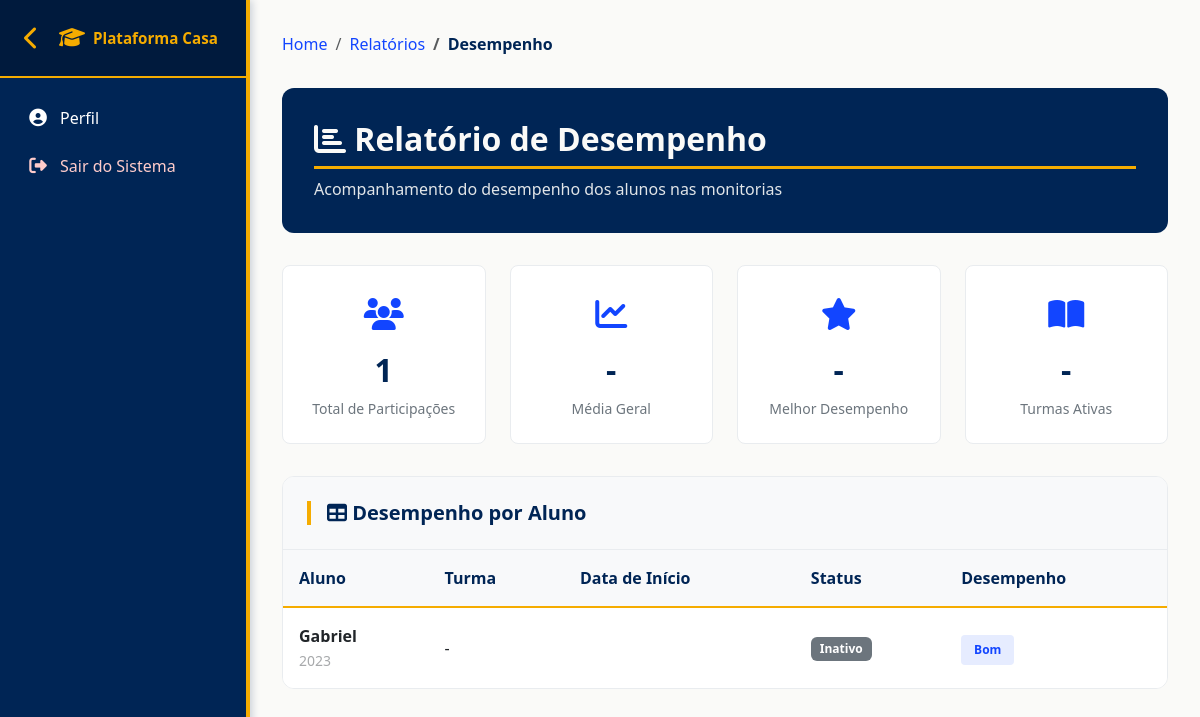
Before: /relatorios/desempenho/ with the older database file.
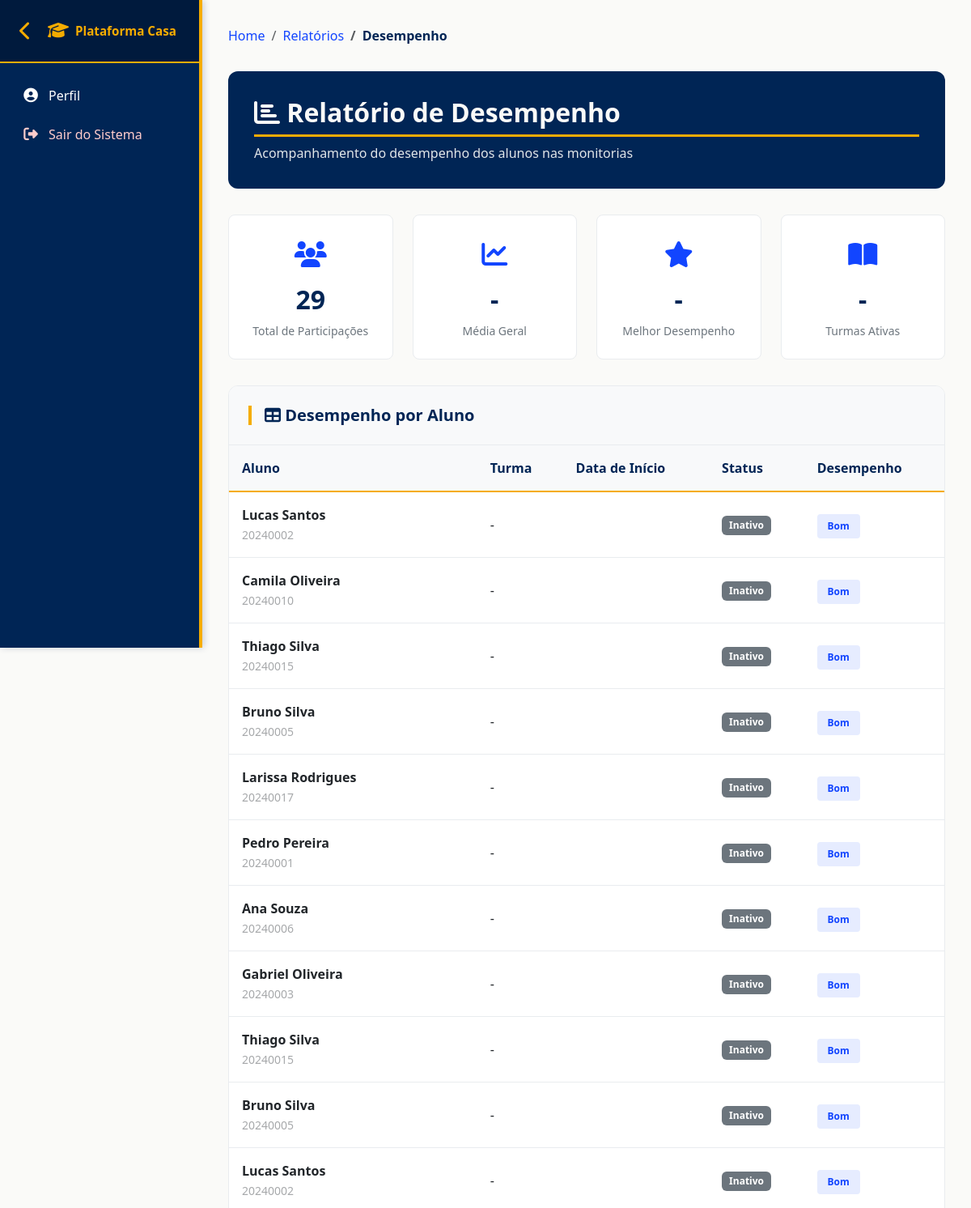
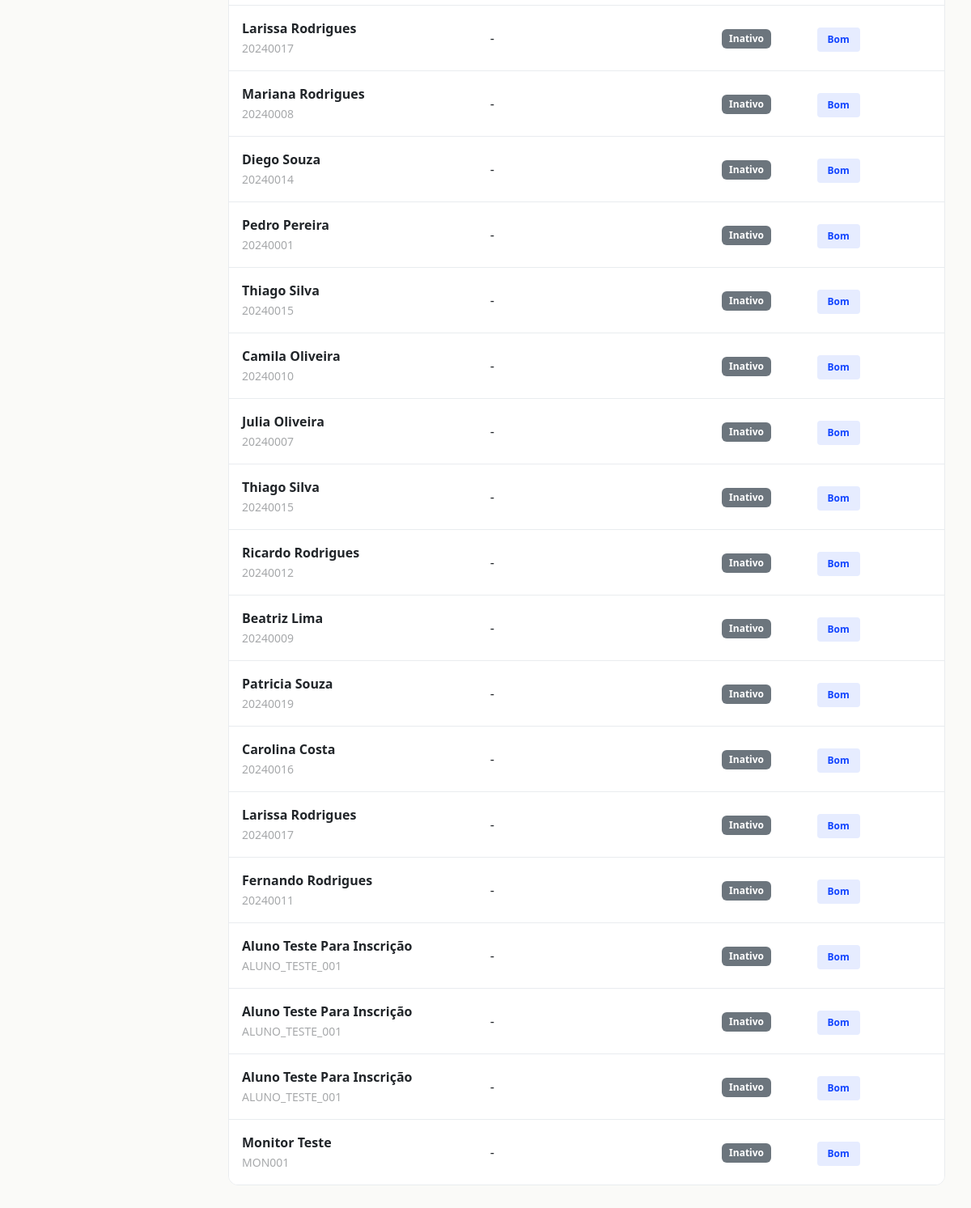
After: the same page with the newer database file (2 pictures, top to bottom).
### plataforma_Casa/models.py (models this page shows, shortened)
class ParticipacaoMonitoria(models.Model):
    aluno = models.ForeignKey(Aluno, on_delete=models.CASCADE)
    turma = models.ForeignKey(Turma, on_delete=models.CASCADE)
    ap1 = models.DecimalField(max_digits=5, decimal_places=2, null=True, blank=True)
    ap2 = models.DecimalField(max_digits=5, decimal_places=2, null=True, blank=True)
    cr = models.DecimalField(max_digits=5, decimal_places=2, null=True, blank=True)

class Usuario(models.Model):
    nome = models.CharField(max_length=100)
    email = models.EmailField(max_length=100)
    tipo_usuario = models.ForeignKey(TipoUsuario, on_delete=models.CASCADE)
    ativo = models.BooleanField(default=True)

class Aluno(Usuario):
    matricula = models.CharField(max_length=20, unique=True)
    curso = models.ForeignKey(Curso, on_delete=models.CASCADE)
    data_ingresso = models.DateField()
    periodo = models.IntegerField()
    cr_geral = models.FloatField()

### plataforma_Casa/views.py (the view)
# urls.py: path('relatorios/desempenho/', views.relatorio_desempenho, name='relatorio_desempenho'),
def relatorio_desempenho(request):
    participacoes = ParticipacaoMonitoria.objects.all().select_related('aluno', 'turma')
    context = {
        'participacoes': participacoes,
        'titulo': 'Relatório de Desempenho',
    }
    return render(request, 'relatorios/desempenho.html', context)

### plataforma_Casa/context_processors.py (called while the page is built, shortened)
def user_groups(request):
    return {
        'is_aluno': False,
        'is_monitor': False,
        'is_professor': False,
        'is_admin': False,
    }

### plataforma_Casa/templates/relatorios/desempenho.html (shortened to what this page needs)
{% extends 'base.html' %}
{% block content %}
<nav aria-label="breadcrumb">
    <ol class="breadcrumb">
        <li class="breadcrumb-item"><a href="{% url 'dashboard' %}">Home</a></li>
        <li class="breadcrumb-item"><a href="{% url 'listar_relatorios' %}">Relatórios</a></li>
        <li class="breadcrumb-item active">Desempenho</li>
    </ol>
</nav>
<div class="page-header">
    <h1><i class="fas fa-chart-bar"></i> Relatório de Desempenho</h1>
    <p>Acompanhamento do desempenho dos alunos nas monitorias</p>
</div>
<div class="stats-grid">
    <div class="stat-card">
        <div class="stat-icon">
            <i class="fas fa-users"></i>
        </div>
        <div class="stat-value">{{ participacoes.count }}</div>
        <div class="stat-label">Total de Participações</div>
    </div>
    <div class="stat-card">
        <div class="stat-icon">
            <i class="fas fa-chart-line"></i>
        </div>
        <div class="stat-value">-</div>
        <div class="stat-label">Média Geral</div>
    </div>
    <div class="stat-card">
        <div class="stat-icon">
            <i class="fas fa-star"></i>
        </div>
        <div class="stat-value">-</div>
        <div class="stat-label">Melhor Desempenho</div>
    </div>
    <div class="stat-card">
        <div class="stat-icon">
            <i class="fas fa-book-open"></i>
        </div>
        <div class="stat-value">{{ participacoes.values_list.turma.distinct.count|default:"-" }}</div>
        <div class="stat-label">Turmas Ativas</div>
    </div>
</div>
<div class="table-container">
    <div class="table-header">
        <h2><i class="fas fa-table"></i> Desempenho por Aluno</h2>
    </div>
    {% if participacoes %}
    <div class="table-responsive">
        <table class="table">
            <thead>
                <tr>
                    <th>Aluno</th>
                    <th>Turma</th>
                    <th>Data de Início</th>
                    <th>Status</th>
                    <th>Desempenho</th>
                </tr>
            </thead>
            <tbody>
                {% for participacao in participacoes %}
                <tr>
                    <td>
                        <strong>{{ participacao.aluno.nome }}</strong><br>
                        <small class="text-muted">{{ participacao.aluno.matricula }}</small>
                    </td>
                    <td>{{ participacao.turma.codigo }} - {{ participacao.turma.disciplina }}</td>
                    <td>{{ participacao.data_inicio|date:"d/m/Y" }}</td>
                    <td>
                        {% if participacao.ativo %}
                        <span class="badge bg-success">Ativo</span>
                        {% else %}
                        <span class="badge bg-secondary">Inativo</span>
                        {% endif %}
                    </td>
                    <td>
                        <span class="badge-custom badge-bom">Bom</span>
                    </td>
                </tr>
                {% endfor %}
            </tbody>
        </table>
    </div>
    {% else %}
    <div class="empty-state">
        <i class="fas fa-chart-bar"></i>
        <h4>Nenhuma participação encontrada</h4>
        <p>Não há dados de desempenho para exibir no momento.</p>
    </div>
    {% endif %}
</div>
{% endblock %}

### plataforma_Casa/templates/base.html (shortened to what this page needs)
{% load static %}
<!DOCTYPE html>
<html lang="pt-br">
<head>
    <link rel="stylesheet" href="https://cdn.jsdelivr.net/npm/bootstrap@5.3.0/dist/css/bootstrap.min.css">
    <link rel="stylesheet" href="https://cdnjs.cloudflare.com/ajax/libs/font-awesome/6.4.0/css/all.min.css">
    <link rel="stylesheet" href="{% static 'css/cores-institucionais.css' %}">
    <link rel="stylesheet" href="{% static 'css/cores-padrao.css' %}">
</head>
<body>
    <div class="container-fluid">
        <div class="row">
            <nav class="sidebar" id="sidebar">
                <div class="sidebar-header">
                    <button class="sidebar-toggle-btn-internal" id="sidebarToggleBtn" onclick="toggleSidebar()">
                        <i class="fas fa-chevron-left sidebar-close-icon"></i>
                    </button>
                    <div class="sidebar-brand">
                        <i class="fas fa-graduation-cap"></i>
                        <span class="sidebar-text">Plataforma Casa</span>
                    </div>
                </div>
                <div class="sidebar-content">
                    <a href="{% url 'perfil' %}" class="sidebar-item {% if request.resolver_match.url_name == 'perfil' %}active{% endif %}">
                        <i class="fas fa-user-circle"></i>
                        <span class="sidebar-text">Perfil</span>
                    </a>
                    <a href="{% url 'logout' %}" class="sidebar-item">
                        <i class="fas fa-sign-out-alt"></i>
                        <span class="sidebar-text">Sair do Sistema</span>
                    </a>
                </div>
            </nav>
            <main class="main-content" id="mainContent">
                {% block content %}{% endblock %}
            </main>
        </div>
    </div>
</body>
</html>

### plataforma_Casa/static/css/cores-institucionais.css (style rules this page uses)
:root { --cor-amarelo-institucional: #F5AC00; --cor-azul-escuro-principal: #002555; --cor-azul-auxiliar: #1245FF; --cor-cinza-escuro: #6d6e71; --cor-cinza-medio: #a7a9ab; --cor-cinza-claro: #d1d3d4; --cor-branco: #ffffff; --cor-preto: #000000; --cor-sucesso: #27ae60; --cor-erro: #e74c3c; --cor-aviso: #f39c12; --cor-info: #3498db; --sombra-leve: rgba(0, 37, 85, 0.1); --sombra-media: rgba(0, 37, 85, 0.2); --sombra-forte: rgba(0, 37, 85, 0.3); }
html, body { background-color: var(--cor-branco); color: var(--cor-cinza-escuro); font-family: 'Segoe UI', Tahoma, Geneva, Verdana, sans-serif; }
.sidebar { background-color: var(--cor-azul-escuro-principal); color: var(--cor-branco); box-shadow: 2px 0 8px var(--sombra-media); border-right: 4px solid var(--cor-amarelo-institucional); }
.table { color: var(--cor-cinza-escuro); border-color: var(--cor-cinza-claro); }
.table thead { background: linear-gradient(135deg, var(--cor-azul-escuro-principal) 0%, var(--cor-azul-auxiliar) 100%); color: var(--cor-branco); font-weight: 600; border-bottom: 2px solid var(--cor-amarelo-institucional); }
.table thead th { border-color: var(--cor-amarelo-institucional); }
.table tbody tr { border-bottom-color: var(--cor-cinza-claro); transition: all 0.2s ease; }
h1, h2, h3, h4, h5, h6 { color: var(--cor-azul-escuro-principal); font-weight: 700; }
h1 { border-bottom: 3px solid var(--cor-amarelo-institucional); padding-bottom: 0.5rem; }
h2 { border-left: 4px solid var(--cor-amarelo-institucional); padding-left: 1rem; }
a { color: var(--cor-azul-escuro-principal); text-decoration: none; transition: all 0.3s ease; }
.text-muted { color: var(--cor-cinza-medio) !important; }

### plataforma_Casa/static/css/cores-padrao.css (style rules this page uses)
:root { --cor-amarelo-institucional: #F5AC00; --cor-azul-escuro-principal: #002555; --cor-azul-auxiliar: #1245FF; --cor-cinza-escuro: #6d6e71; --cor-cinza-medio: #a7a9ab; --cor-cinza-claro: #d1d3d4; --cor-branco: #ffffff; --cor-preto: #000000; --cor-sucesso: #27ae60; --cor-erro: #e74c3c; --cor-aviso: #f39c12; --cor-info: #3498db; }
.badge { font-weight: 600; padding: 0.5em 0.75em; border-radius: 6px; }
.display-4, h1, h2 { color: var(--cor-azul-escuro-principal); }
a { color: var(--cor-azul-escuro-principal); transition: all 0.3s ease; }
.breadcrumb-item.active { color: var(--cor-azul-escuro-principal) !important; }

Changed rows visible on the page:
removed ParticipacaoMonitoria: aluno.nome "Gabriel", aluno.matricula "2023"
added ParticipacaoMonitoria: aluno.nome "Lucas Santos", aluno.matricula "20240002"
added ParticipacaoMonitoria: aluno.nome "Camila Oliveira", aluno.matricula "20240010"
added ParticipacaoMonitoria: aluno.nome "Thiago Silva", aluno.matricula "20240015"
added ParticipacaoMonitoria: aluno.nome "Bruno Silva", aluno.matricula "20240005"
added ParticipacaoMonitoria: aluno.nome "Larissa Rodrigues", aluno.matricula "20240017"
added ParticipacaoMonitoria: aluno.nome "Pedro Pereira", aluno.matricula "20240001"
added ParticipacaoMonitoria: aluno.nome "Ana Souza", aluno.matricula "20240006"
added ParticipacaoMonitoria: aluno.nome "Gabriel Oliveira", aluno.matricula "20240003"
added ParticipacaoMonitoria: aluno.nome "Thiago Silva", aluno.matricula "20240015"
added ParticipacaoMonitoria: aluno.nome "Bruno Silva", aluno.matricula "20240005"
added ParticipacaoMonitoria: aluno.nome "Lucas Santos", aluno.matricula "20240002"
added ParticipacaoMonitoria: aluno.nome "Larissa Rodrigues", aluno.matricula "20240017"
added ParticipacaoMonitoria: aluno.nome "Mariana Rodrigues", aluno.matricula "20240008"
added ParticipacaoMonitoria: aluno.nome "Diego Souza", aluno.matricula "20240014"
added ParticipacaoMonitoria: aluno.nome "Pedro Pereira", aluno.matricula "20240001"
added ParticipacaoMonitoria: aluno.nome "Thiago Silva", aluno.matricula "20240015"
added ParticipacaoMonitoria: aluno.nome "Camila Oliveira", aluno.matricula "20240010"
added ParticipacaoMonitoria: aluno.nome "Julia Oliveira", aluno.matricula "20240007"
added ParticipacaoMonitoria: aluno.nome "Thiago Silva", aluno.matricula "20240015"
added ParticipacaoMonitoria: aluno.nome "Ricardo Rodrigues", aluno.matricula "20240012"
added ParticipacaoMonitoria: aluno.nome "Beatriz Lima", aluno.matricula "20240009"
added ParticipacaoMonitoria: aluno.nome "Patricia Souza", aluno.matricula "20240019"
added ParticipacaoMonitoria: aluno.nome "Carolina Costa", aluno.matricula "20240016"
added ParticipacaoMonitoria: aluno.nome "Larissa Rodrigues", aluno.matricula "20240017"
added ParticipacaoMonitoria: aluno.nome "Fernando Rodrigues", aluno.matricula "20240011"
added ParticipacaoMonitoria: aluno.nome "Aluno Teste Para Inscrição", aluno.matricula "ALUNO_TESTE_001"
added ParticipacaoMonitoria: aluno.nome "Aluno Teste Para Inscrição", aluno.matricula "ALUNO_TESTE_001"
added ParticipacaoMonitoria: aluno.nome "Aluno Teste Para Inscrição", aluno.matricula "ALUNO_TESTE_001"
added ParticipacaoMonitoria: aluno.nome "Monitor Teste", aluno.matricula "MON001"
Other visible differences:
{{ participacoes.count }}: "1" → "29"
